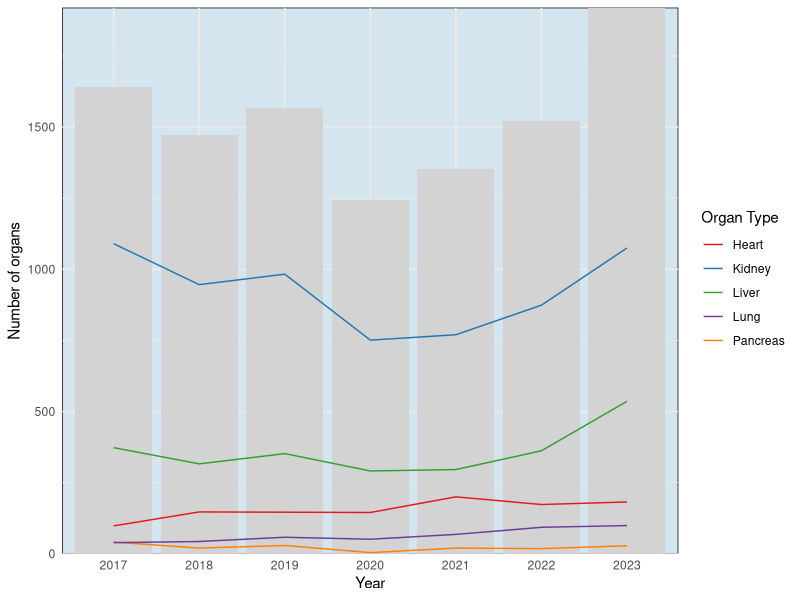
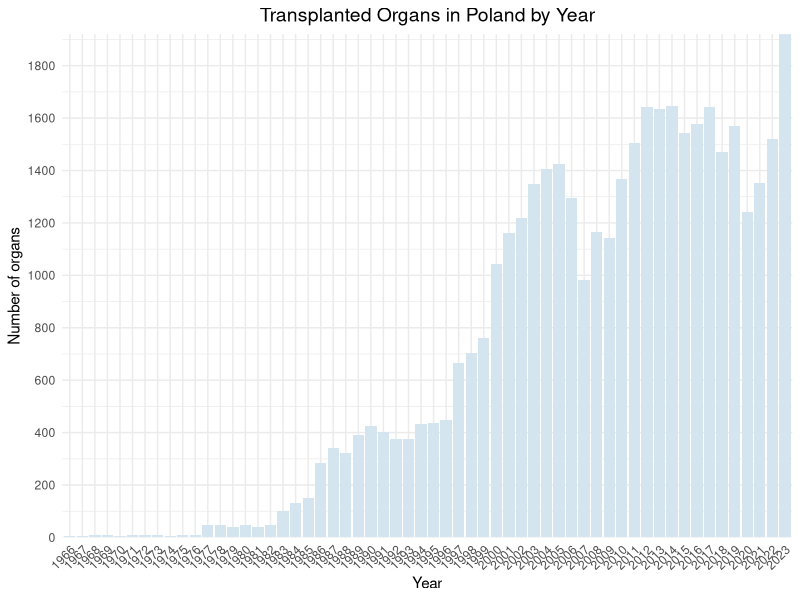
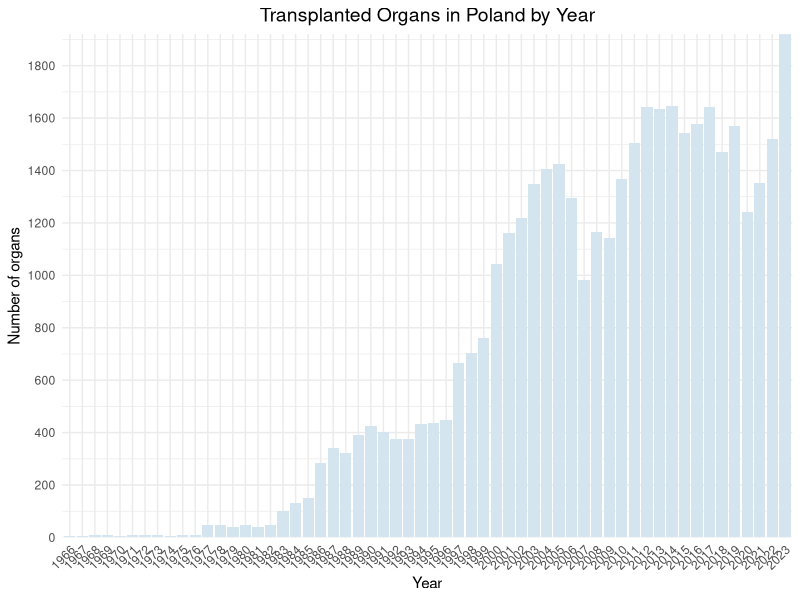

Reproduce these figures in R, in order.
poland1 <- read.csv("Poland.csv", sep = ";", na.strings = "-")

poland <- read.csv("Polska_1966.csv", sep = ";", na.strings = "–")

library(dplyr)
poland_sum <- poland %>% 
  mutate(kidney = rowSums(poland[,c("Kidney_DD","Kidney_LD","Kidney_Pancreas","Liver_Kidney","Heart_Kidney","Kidney_Lung")], na.rm = TRUE),
         heart = rowSums(poland[,c("Heart","Heart_Lung","Heart_Kidney","Heart_Liver")],na.rm=TRUE),
         liver = rowSums(poland[,c("Liver_DD","Liver_LD","Liver_Kidney","Heart_Liver","Lung_Liver")],na.rm=TRUE),
         pancreas = rowSums(poland[,c("Pancreas","Kidney_Pancreas","Liver_Pancreas")],na.rm=TRUE),
         lung = rowSums(poland[,c("Lung_LD","Lung_DD","Heart_Lung","Lung_Liver","Kidney_Lung")],na.rm=TRUE))
poland_sum <- poland_sum %>% 
  mutate(total = rowSums(poland_sum[,c("kidney","heart","liver","pancreas","lung")], na.rm = TRUE))
library(ggplot2)

poland_sum1 <- poland1 %>% 
  mutate(kidney = rowSums(poland1[,c("Kidney_DD","Kidney_LD","Kidney_Pancreas","Liver_Kidney","Heart_Kidney","Kidney_Lung")], na.rm = TRUE),
         heart = rowSums(poland1[,c("Heart","Heart_Lung","Heart_Kidney","Heart_Liver")],na.rm=TRUE),
         liver = rowSums(poland1[,c("Liver_DD","Liver_LD","Liver_Kidney","Heart_Liver","Lung_Liver")],na.rm=TRUE),
         pancreas = rowSums(poland1[,c("Pancreas","Kidney_Pancreas","Liver_Pancreas")],na.rm=TRUE),
         lung = rowSums(poland1[,c("Lung_LD","Lung_DD","Heart_Lung","Lung_Liver","Kidney_Lung")],na.rm=TRUE))
poland_sum1 <- poland_sum1 %>% 
  mutate(total = rowSums(poland_sum1[,c("kidney","heart","liver","pancreas","lung")], na.rm = TRUE))


ggplot(poland_sum1[7:13,], aes(x=factor(Year))) +
  geom_bar(aes(y=total), stat="identity", fill="lightgrey") +
  geom_line(aes(y=kidney, color="Kidney", group=1), size=0.5) +
  geom_line(aes(y=liver, color="Liver", group=1), size=0.5) +
  geom_line(aes(y=heart, color="Heart", group=1), size=0.5) +
  geom_line(aes(y=pancreas, color="Pancreas", group=1), size=0.5) +
  geom_line(aes(y=lung, color="Lung", group=1), size=0.5) +
  labs(x="Year", y="Number of organs", color="Organ Type") +
  scale_color_manual(values=c(
    "Kidney" = "#1f78b4",  # A stronger blue for kidney
    "Liver" = "#33a02c",   # A vibrant green for liver
    "Heart" = "#e31a1c",   # A bold red for heart
    "Pancreas" = "#ff7f00",# A bright orange for pancreas
    "Lung" = "#6a3d9a"     # A deep purple for lung
  )) +
  scale_y_continuous(expand = c(0,0)) +
  theme_minimal() +
  theme(
    panel.background = element_rect(fill = "#D5E5F0"),
    legend.position = "right"  
  )


library(scales) 
#### OK WYKRES
poland_plot <- ggplot(poland_sum, aes(x=factor(Year))) +
  geom_bar(aes(y=total), stat="identity", fill="#D5E5F0") +
  labs(x="Year", y="Number of organs") +
  scale_y_continuous(expand = c(0,0),breaks = pretty_breaks(n = 7)) +
  theme_minimal() +
  labs(title = "Transplanted Organs in Poland by Year") +
  theme(axis.text.x = element_text(angle = 45, vjust = 1, hjust = 1),
        plot.title = element_text(hjust = 0.5, size = 14))
poland_plot
ggsave("poland_plot.png", poland_plot, width = 10, height = 5)
